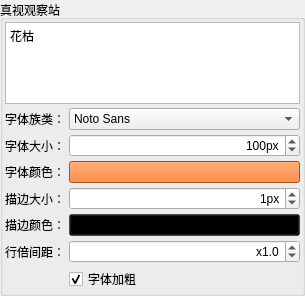
   <widget class="QGroupBox" name="a_box">
    <property name="geometry">
     <rect>
      <x>4</x>
      <y>242</y>
      <width>174</width>
      <height>296</height>
     </rect>
    </property>
    <property name="title">
     <string>真视观察站</string>
    </property>
    <layout class="QVBoxLayout" name="verticalLayout" stretch="0,1,0">
     <property name="spacing">
      <number>4</number>
     </property>
     <property name="leftMargin">
      <number>2</number>
     </property>
     <property name="topMargin">
      <number>2</number>
     </property>
     <property name="rightMargin">
      <number>2</number>
     </property>
     <property name="bottomMargin">
      <number>2</number>
     </property>
     <item>
      <widget class="QTextEdit" name="a_text">
       <property name="html">
        <string>&lt;!DOCTYPE HTML PUBLIC &quot;-//W3C//DTD HTML 4.0//EN&quot; &quot;http://www.w3.org/TR/REC-html40/strict.dtd&quot;&gt;
&lt;html&gt;&lt;head&gt;&lt;meta name=&quot;qrichtext&quot; content=&quot;1&quot; /&gt;&lt;style type=&quot;text/css&quot;&gt;
p, li { white-space: pre-wrap; }
&lt;/style&gt;&lt;/head&gt;&lt;body style=&quot; font-family:'微软雅黑'; font-size:12px; font-weight:400; font-style:normal;&quot;&gt;
&lt;p style=&quot; margin-top:0px; margin-bottom:0px; margin-left:0px; margin-right:0px; -qt-block-indent:0; text-indent:0px;&quot;&gt;&lt;span style=&quot; font-size:12px;&quot;&gt;花枯&lt;/span&gt;&lt;/p&gt;&lt;/body&gt;&lt;/html&gt;</string>
       </property>
      </widget>
     </item>
     <item>
      <layout class="QGridLayout" name="gridLayout">
       <item row="2" column="0">
        <widget class="QLabel" name="label_2">
         <property name="text">
          <string>字体颜色：</string>
         </property>
        </widget>
       </item>
       <item row="0" column="1">
        <widget class="QFontComboBox" name="a_family">
         <property name="editable">
          <bool>false</bool>
         </property>
         <property name="currentFont">
          <font>
           <family>微软雅黑</family>
          </font>
         </property>
        </widget>
       </item>
       <item row="1" column="1">
        <widget class="QSpinBox" name="a_size">
         <property name="alignment">
          <set>Qt::AlignRight|Qt::AlignTrailing|Qt::AlignVCenter</set>
         </property>
         <property name="suffix">
          <string>px</string>
         </property>
         <property name="minimum">
          <number>12</number>
         </property>
         <property name="maximum">
          <number>512</number>
         </property>
         <property name="value">
          <number>100</number>
         </property>
        </widget>
       </item>
       <item row="5" column="1">
        <widget class="QDoubleSpinBox" name="a_line">
         <property name="alignment">
          <set>Qt::AlignRight|Qt::AlignTrailing|Qt::AlignVCenter</set>
         </property>
         <property name="prefix">
          <string>x</string>
         </property>
         <property name="decimals">
          <number>1</number>
         </property>
         <property name="maximum">
          <double>10.000000000000000</double>
         </property>
         <property name="singleStep">
          <double>0.100000000000000</double>
         </property>
         <property name="value">
          <double>1.000000000000000</double>
         </property>
        </widget>
       </item>
       <item row="1" column="0">
        <widget class="QLabel" name="label_6">
         <property name="text">
          <string>字体大小：</string>
         </property>
        </widget>
       </item>
       <item row="3" column="0">
        <widget class="QLabel" name="label_3">
         <property name="text">
          <string>描边大小：</string>
         </property>
        </widget>
       </item>
       <item row="4" column="1">
        <widget class="QPushButton" name="a_strokecolor">
         <property name="styleSheet">
          <string notr="true">background-color: rgba(0, 0, 0, 100);</string>
         </property>
        </widget>
       </item>
       <item row="0" column="0">
        <widget class="QLabel" name="label">
         <property name="text">
          <string>字体族类：</string>
         </property>
        </widget>
       </item>
       <item row="3" column="1">
        <widget class="QSpinBox" name="a_strokesize">
         <property name="alignment">
          <set>Qt::AlignRight|Qt::AlignTrailing|Qt::AlignVCenter</set>
         </property>
         <property name="suffix">
          <string>px</string>
         </property>
         <property name="value">
          <number>1</number>
         </property>
        </widget>
       </item>
       <item row="4" column="0">
        <widget class="QLabel" name="label_4">
         <property name="text">
          <string>描边颜色：</string>
         </property>
        </widget>
       </item>
       <item row="5" column="0">
        <widget class="QLabel" name="label_5">
         <property name="text">
          <string>行倍间距：</string>
         </property>
        </widget>
       </item>
       <item row="2" column="1">
        <widget class="QPushButton" name="a_color">
         <property name="styleSheet">
          <string notr="true">background-color: rgb(255, 100, 0);</string>
         </property>
        </widget>
       </item>
       <item row="6" column="1">
        <widget class="QCheckBox" name="a_bold">
         <property name="text">
          <string>字体加粗</string>
         </property>
         <property name="checked">
          <bool>true</bool>
         </property>
        </widget>
       </item>
      </layout>
     </item>
     <item>
      <spacer name="verticalSpacer">
       <property name="orientation">
        <enum>Qt::Vertical</enum>
       </property>
       <property name="sizeHint" stdset="0">
        <size>
         <width>20</width>
         <height>40</height>
        </size>
       </property>
      </spacer>
     </item>
    </layout>
   </widget>
